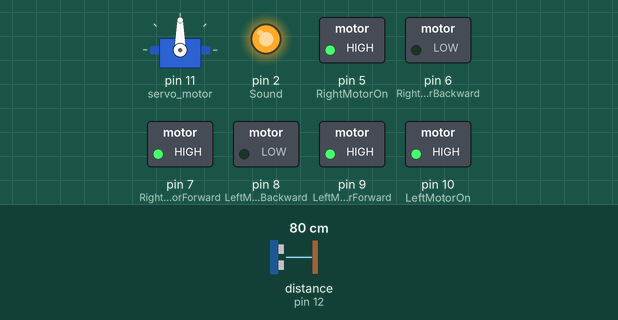
Simulated run of this sketch. Board: Arduino Uno, built with avr-gcc and run on an emulated ATmega328P. On the bench: servo, switched loads named in the sketch (green lamp = pin HIGH), output pins drawn as LEDs (lit = HIGH). The test bench sets the inputs (shaded band); at power-on: distance to the obstacle (sensor on pin 12) 80 cm. The echo pulse lasts 58.3 µs per cm; what the sketch prints to the serial monitor is not drawn.

Above: at 1.9 s.
2.0 s: distance to the obstacle (sensor on pin 12) set to 34 cm
3.5 s: distance to the obstacle (sensor on pin 12) set to 27 cm
At 5.3 s:
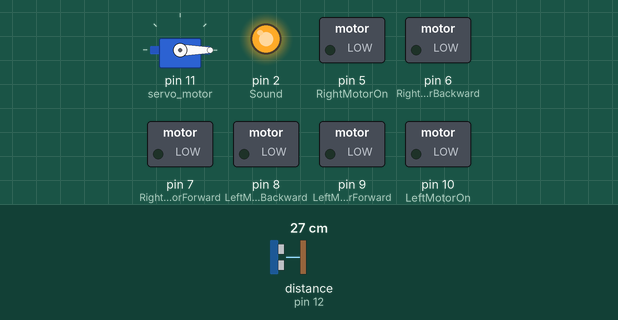
9.5 s: distance to the obstacle (sensor on pin 12) set to 35 cm
At 10.61 s:
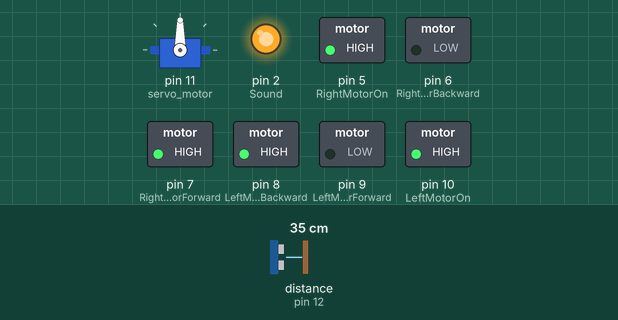
12.2 s: distance to the obstacle (sensor on pin 12) set to 2 cm
At 15.0 s:
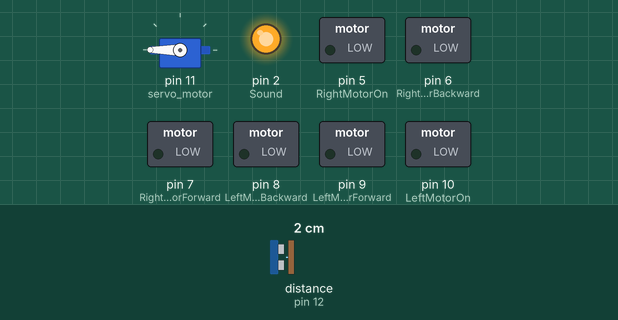
15.2 s: distance to the obstacle (sensor on pin 12) set to 60 cm
At 15.61 s:
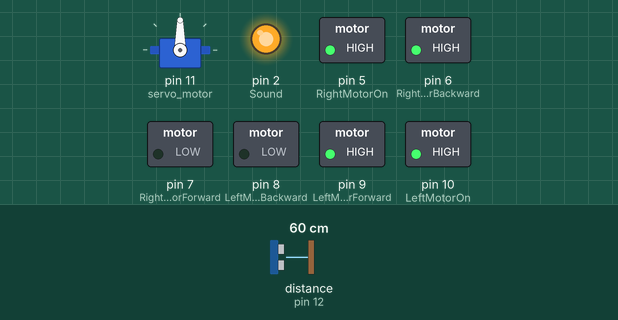
Timing chart, 0 to 18.2 s (numbered marks = the images above; inputs shaded):
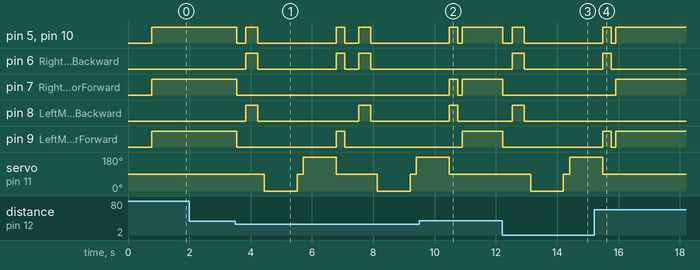

Measured:
- the behaviour switches between 31 and 30 cm on distance to the obstacle (sensor on pin 12) (found by bisection; images 0 and 1)
- after the input at 2.0 s, every drawn part: stays the same
- after the input at 3.5 s, pin 5 (RightMotorOn): goes LOW 0.30 s, HIGH 0.40 s, LOW 2.6 s, HIGH 0.28 s, LOW 0.45 s, HIGH 0.40 s, then LOW, starting at once; pin 6 (RightMotorBackward): goes HIGH 0.40 s, LOW 2.6 s, HIGH 0.28 s, LOW 0.45 s, HIGH 0.40 s, then LOW, starting after 0.34 s
- after the input at 9.5 s, pin 6 (RightMotorBackward): stays LOW (without the input it goes to HIGH after 0.98 s); pin 7 (RightMotorForward): LOW → HIGH after 0.98 s, → LOW 0.28 s later, → HIGH 0.16 s later; servo on pin 11 (servo_motor): goes on until 10.5 s, then stays 90°
- after the input at 12.2 s, pin 5 (RightMotorOn): HIGH → LOW at once, → HIGH 0.30 s later, → LOW 0.40 s later; pin 6 (RightMotorBackward): LOW → HIGH after 0.33 s, → LOW 0.40 s later
- after the input at 15.2 s, pin 6 (RightMotorBackward): goes on until 15.8 s, then stays LOW; pin 7 (RightMotorForward): LOW → HIGH after 0.71 s; pin 8 (LeftMotorBackward): stays LOW (without the input it goes to HIGH after 1.0 s); servo on pin 11 (servo_motor): goes on until 15.5 s, then stays 90°

The sketch:

sketch_may11c.ino
```cpp
#include <Servo.h> // Include Servo Library
#include <NewPing.h> // Include Newping Library

// L298N Control Pins
const int LeftMotorForward = 9;
const int LeftMotorBackward = 8;
const int RightMotorForward = 7;
const int RightMotorBackward = 6;
const int LeftMotorOn = 10;
const int RightMotorOn = 5;
const int Sound = 2;

#define TRIGGER_PIN 13 // Arduino pin tied to trigger pin on the ultrasonic sensor.
#define ECHO_PIN 12 // Arduino pin tied to echo pin on the ultrasonic sensor.
#define MAX_DISTANCE 250 // Maximum distance we want to ping for (in centimeters). Maximum sensor distance is rated at 250cm.

Servo servo_motor; // Servo's name
NewPing sonar(TRIGGER_PIN, ECHO_PIN, MAX_DISTANCE); // NewPing setup of pins and maximum distance.
boolean goesForward = false;
int distance = 150;

void setup()
{

Serial.begin(9600);

// Set L298N Control Pins as Output
pinMode(RightMotorForward, OUTPUT);
pinMode(LeftMotorForward, OUTPUT);
pinMode(LeftMotorBackward, OUTPUT);
pinMode(RightMotorBackward, OUTPUT);
pinMode(LeftMotorOn, OUTPUT);
pinMode(RightMotorOn, OUTPUT);

pinMode(Sound, OUTPUT);
digitalWrite(Sound, HIGH);

servo_motor.attach(11); // Attachs the servo on pin 11 to servo object.
servo_motor.write(90); // Set at 90 degrees.
delay(500); // Wait for 500ms.
distance = readPing(); // Get Ping Distance.
Serial.print(distance);
delay(200); // Wait for 200ms.


}

void loop()
{

int distanceRight = 0;
int distanceLeft = 0;


if (distance <= 30)
{
  moveStop();
  delay(300);
  moveBackward();
  delay(400);
  moveStop();
  delay(200);
  distanceRight = lookRight();
  delay(200);
  distanceLeft = lookLeft();


  if (distanceRight >= distanceLeft)
    {
      turnRight();
      delay(275);
      moveStop();
      distance = readPing();

    }else{
      turnLeft();
      delay(275);
      moveStop();
      distance = readPing();
    }

}else{

moveForward();

}


distance = readPing();
}


int lookLeft() // Look Right Function for Servo Motor
{
servo_motor.write(180);
delay(500);
int distance = readPing();
//Serial.print(distance);
delay(500);
servo_motor.write(90);
return distance;
}

int lookRight() // Look Left Function for Servo Motor
{
servo_motor.write(0);
delay(500);
int distance = readPing();
//Serial.print(distance);
delay(500);
servo_motor.write(90);
return distance;
}

int readPing() // Read Ping Function for Ultrasonic Sensor.
{
delay(75); // Wait 100ms between pings (about 20 pings/sec). 29ms should be the shortest delay between pings.
int cm = sonar.ping_cm(); //Send ping, get ping distance in centimeters (cm).
//Serial.print(cm);
if (cm==0)
{
cm=250;
}
return cm;
}

void moveStop() // Move Stop Function for Motor Driver.
{
digitalWrite(RightMotorForward, LOW);
digitalWrite(RightMotorBackward, LOW);
digitalWrite(LeftMotorForward, LOW);
digitalWrite(LeftMotorBackward, LOW);
digitalWrite(RightMotorOn, LOW);
digitalWrite(LeftMotorOn, LOW);

}

void moveForward() // Move Forward Function for Motor Driver.
{
digitalWrite(RightMotorForward, HIGH);
digitalWrite(RightMotorBackward, LOW);
digitalWrite(LeftMotorForward, HIGH);
digitalWrite(LeftMotorBackward, LOW);
digitalWrite(RightMotorOn, HIGH);
digitalWrite(LeftMotorOn, HIGH);
}

void moveBackward() // Move Backward Function for Motor Driver.
{
digitalWrite(RightMotorForward, LOW);
digitalWrite(RightMotorBackward, HIGH);
digitalWrite(LeftMotorForward, LOW);
digitalWrite(LeftMotorBackward, HIGH);
digitalWrite(RightMotorOn, HIGH);
digitalWrite(LeftMotorOn, HIGH);
}

//void turnRight()// Turn Right Function for Motor Driver.
void turnRight()
{
digitalWrite(RightMotorForward, LOW);
digitalWrite(RightMotorBackward, HIGH);
digitalWrite(LeftMotorForward, HIGH);
digitalWrite(LeftMotorBackward, LOW);
digitalWrite(RightMotorOn, HIGH);
digitalWrite(LeftMotorOn, HIGH);
}

//void turnLeft() // Turn Left Function for Motor Driver.
void turnLeft()
{
digitalWrite(RightMotorForward, HIGH);
digitalWrite(RightMotorBackward, LOW);
digitalWrite(LeftMotorForward, LOW);
digitalWrite(LeftMotorBackward, HIGH);
digitalWrite(RightMotorOn, HIGH);
digitalWrite(LeftMotorOn, HIGH);
}
```
